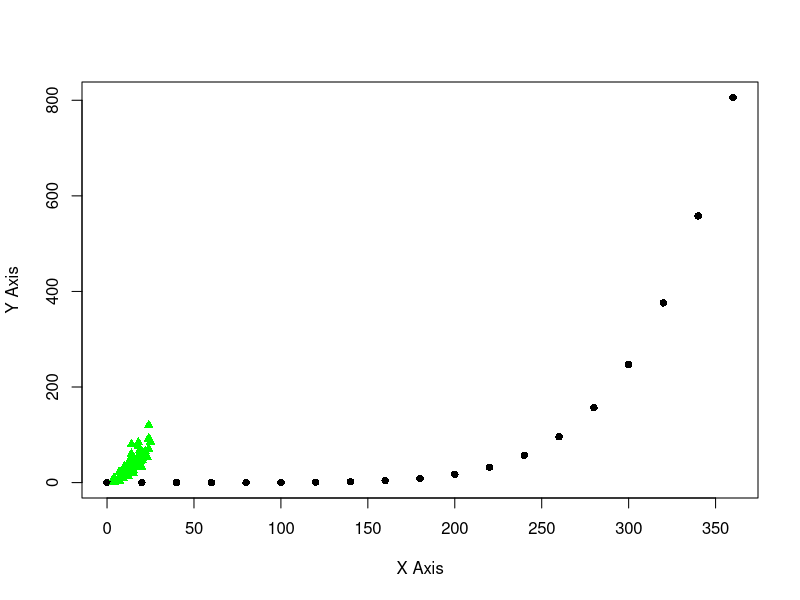

Here is the R script that generated this plot:
## ---- chunk 1
knitr::opts_chunk$set(echo = TRUE)
## ---- chunk 2
summary(cars$speed)
## ---- chunk 3
plot(pressure, pch = 16, ylab = "Y Axis", xlab = "X Axis")
points(cars$speed, cars$dist, pch = 17, col = "green")
